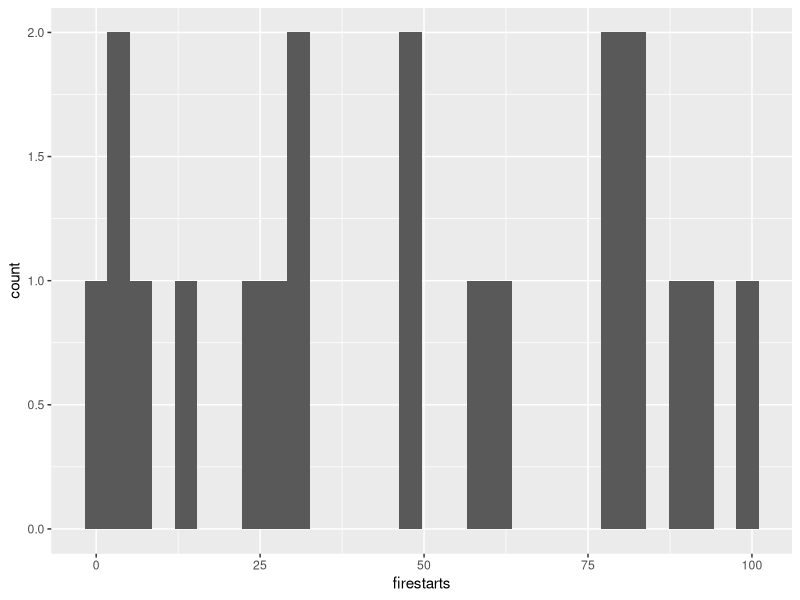
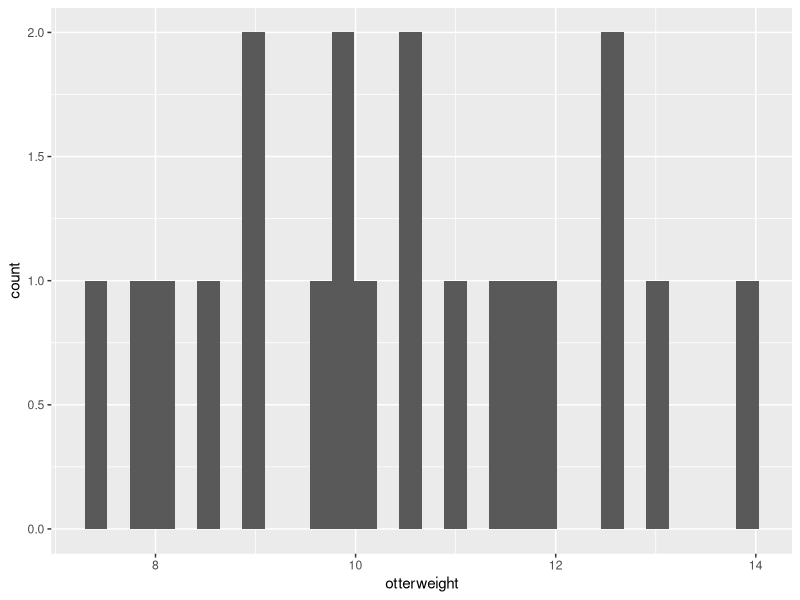
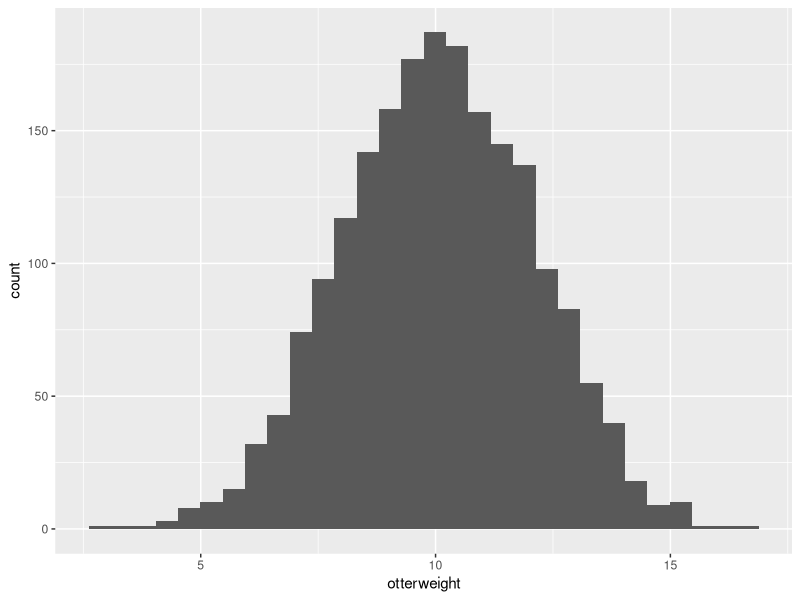
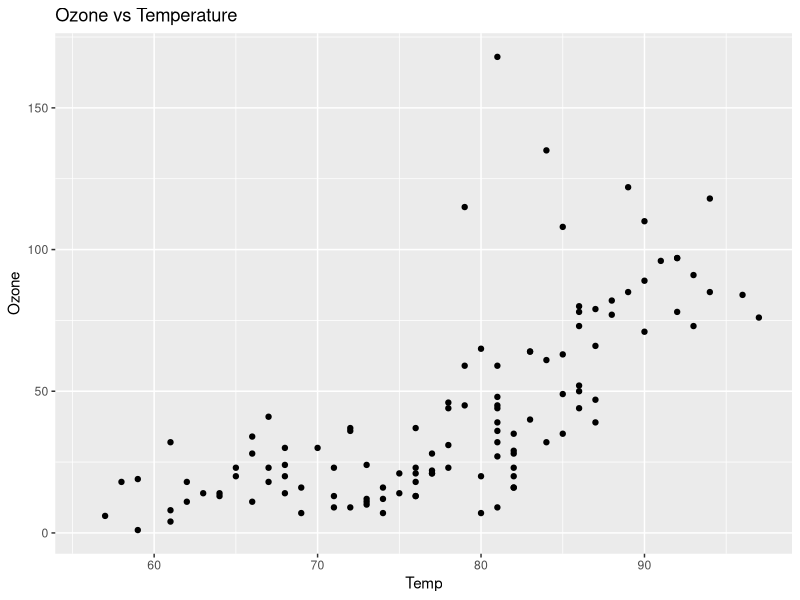
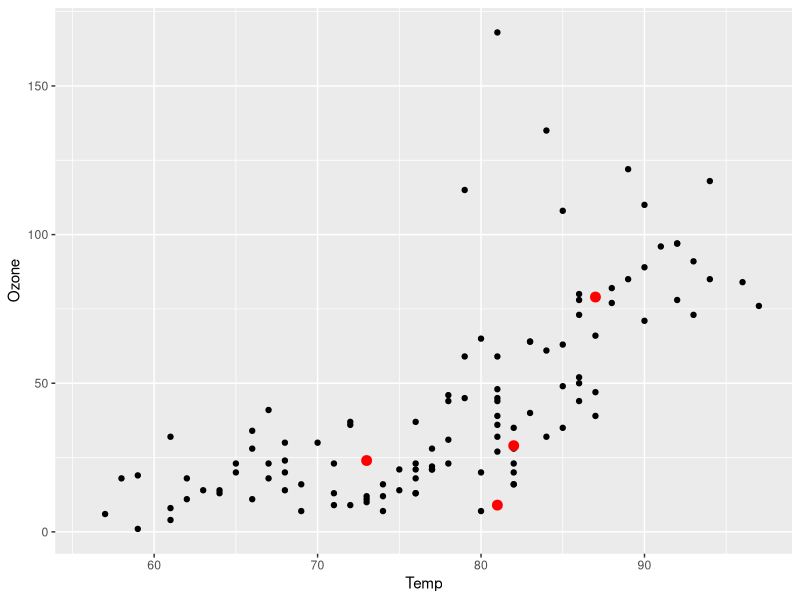
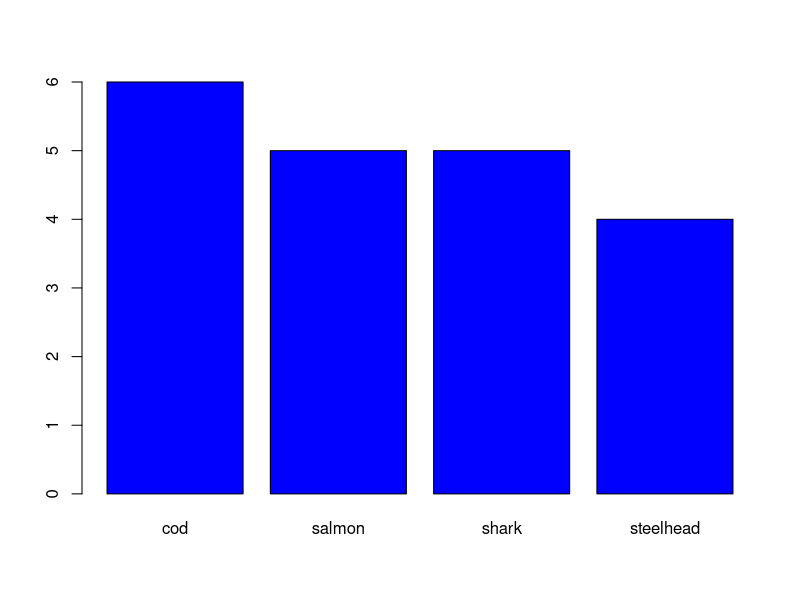
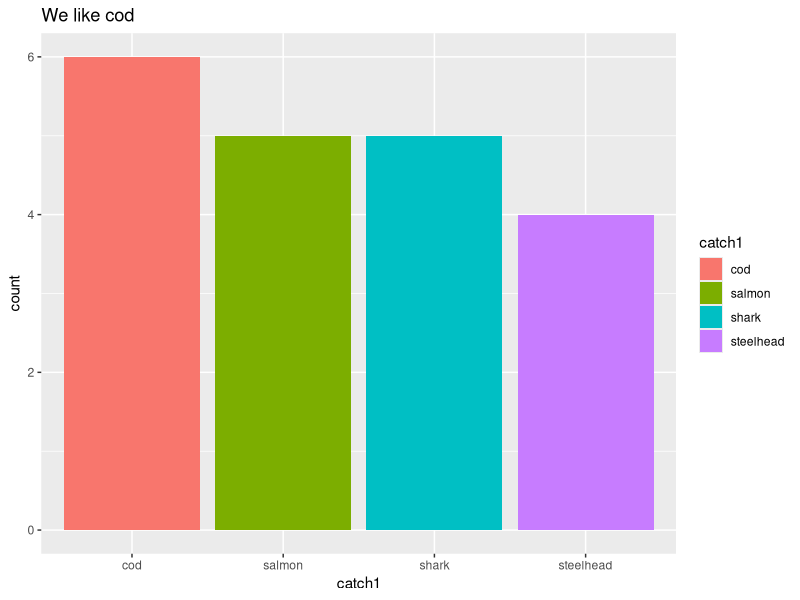
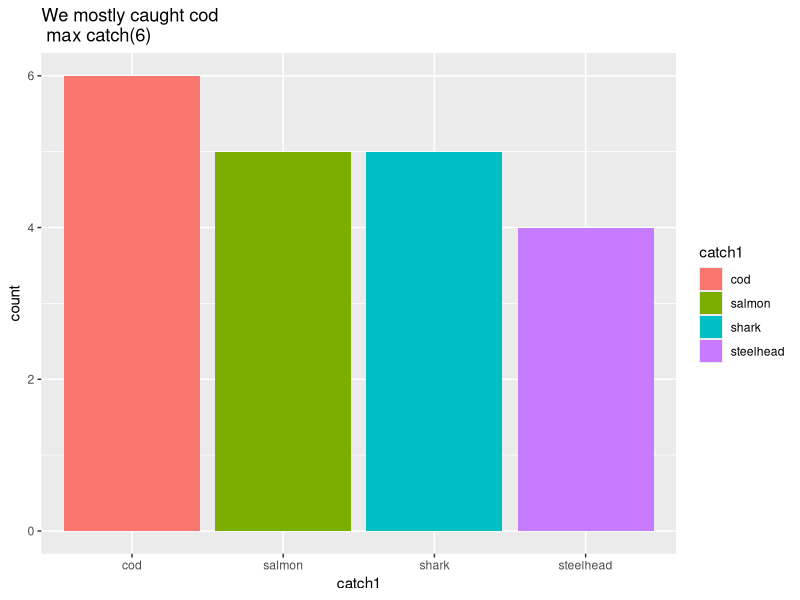

The R script that drew these images, in order:
## ---- chunk 1
knitr::opts_chunk$set(echo =TRUE)
knitr::opts_chunk$set(error=TRUE)

library(tidyverse)

## ---- chunk 2
# want to random start 20  fires in a fire model, locations numbered from 1 to 100
firestarts = runif(20, min=0, max=100)
ggplot(data.frame(firestarts=firestarts), aes(firestarts))+geom_histogram()
# want to mimic a population of 20 otters with a mean weight of 10 kg and a standard deviation of 2 kg
otterweight = rnorm(20, mean=10, sd=2)
ggplot(data.frame(otterweight), aes(otterweight))+geom_histogram()
# notice how the more you sample the more it looks normal
otterweight = rnorm(2000, mean=10, sd=2)
ggplot(data.frame(otterweight), aes(otterweight))+geom_histogram()


# sample allows you to pick from a vector of values, lets say we want to randomly pick years from a sequence of years from 2000 to 2025
# two options - we allow a year to be picked more than once
pick = sample(seq(2000,2025), size=20, replace=T)
pick
# no repeat years
pick = sample(seq(2000,2025), size=20, replace=F)
pick

## ---- chunk 3

data()

# Lets look at New York Air Quality Measurement
# load into your R environment
data(airquality)
# learn about dataset
help(airquality)
# a good way to see structure of data
str(airquality)

# does Ozone correlate with air temperature
ggplot(airquality, aes(x=Temp, y=Ozone))+geom_point()+ggtitle("Ozone vs Temperature")

# lets say we are testing a new product and we want a sample of 5 ozone measurement that conforms to the distribution in this dataset
ozone_sample = sample(airquality$Ozone, size=5, replace=F)
ozone_sample
# this works but we can't link that Ozone with other measurements in the dataset - we need to sample the row number instead of ozone
ozone_sample = sample(1:nrow(airquality), size=5, replace=F)
ozone_sample
airquality[ozone_sample,]
# plot our sample days

ggplot(airquality, aes(x=Temp, y=Ozone))+geom_point()+
  geom_point(data=data.frame(Temp=airquality$Temp[ozone_sample], Ozone=airquality$Ozone[ozone_sample]), color="red", size=3)

## ---- chunk 4
a = c(1.3, 1, 4, 1.3, 22)
# compute the mean
mean(a)
## ---- chunk 5
a = as.factor(a)
# compute the mean
mean(a)

#why? lets look
a




## ---- chunk 6

# create vector of possible fish 
possible.fish = c("salmon","steelhead","shark","tuna","cod")

# we can use sample to simulate a random recording of catch by fisherman, lets say we pick 20 fish from the net

catch1 = base::sample(possible.fish, size=20, replace=T)
# because possible.fish was a factor catch1 will be a factor
catch1

summary(catch1)
# if we want summary to be more useful - make this a factor
catch1 = as.factor(catch1)


# to quickly get frequencies of different fish and to plot 
summary(catch1)
plot(catch1, col="blue")


# we can also use summary to explore and return information about the distribution
# mean frequency of a particular type of fish
mean(summary(catch1))

# maximum frequency
max(summary(catch1))

# which fish was most frequently caught
which.max(summary(catch1))

#to get just the name 
names(which.max(summary(catch1)))

## ---- chunk 7

a = as.factor(c(1.3, 1, 4, 1.3, 22))
#sum(a)

# try to make a numeric version from the factor
b = as.numeric(a)
sum(b)
b

# better
b = as.character(a)
b = as.numeric(b)
b
sum(b)
## ---- chunk 8
# use results for creating text
# sprintf creates a string %s mean use what ever is after the , to fill in a string
plottitle=sprintf("We like %s", names(which.max(summary(catch1))))

ggplot(data.frame(catch1=catch1), aes(catch1, fill=catch1))+geom_histogram(stat="count")+labs(title=plottitle)

# you can also add numbers to the string
plottitle=sprintf("We mostly caught %s \n max catch(%d)", names(which.max(summary(catch1))), max(summary(catch1)))
ggplot(data.frame(catch1=catch1), aes(catch1, fill=catch1))+geom_histogram(stat="count")+labs(title=plottitle)

## ---- chunk 9

title = sprintf("Mean Ozone in dataset: %4.1f \n Mean Ozone in sample: %4.1f", mean(airquality$Ozone, na.rm=T), mean(airquality$Ozone[ozone_sample], na.rm=T))
title

ggplot(airquality, aes(x=Temp, y=Ozone))+geom_point()+
  geom_point(data=data.frame(Temp=airquality$Temp[ozone_sample], Ozone=airquality$Ozone[ozone_sample]), color="red", size=3) +ggtitle(title)
## ---- chunk 10

# make a list
sale = list(id=2, quality="high", contents=c("apple","cherry"), cost=c(4,5))
sale

#ways to access elements
sale$id
sale$what

# you can also access by list item number
# the [x] denotes the xth item in the list
sale[[3]]
sale[["contents"]]


# how do you get the second element in the vector that has the contents
# there are two ways


# add to a list
sale$location = "Farmers market"
sale
# or remove
sale$location = NULL
sale

# some tricky things
# correct accessing items in list
sale$cost
sale[[4]]

# works but
#sale[4]


sum(sale$cost)
sum(sale[[4]])
